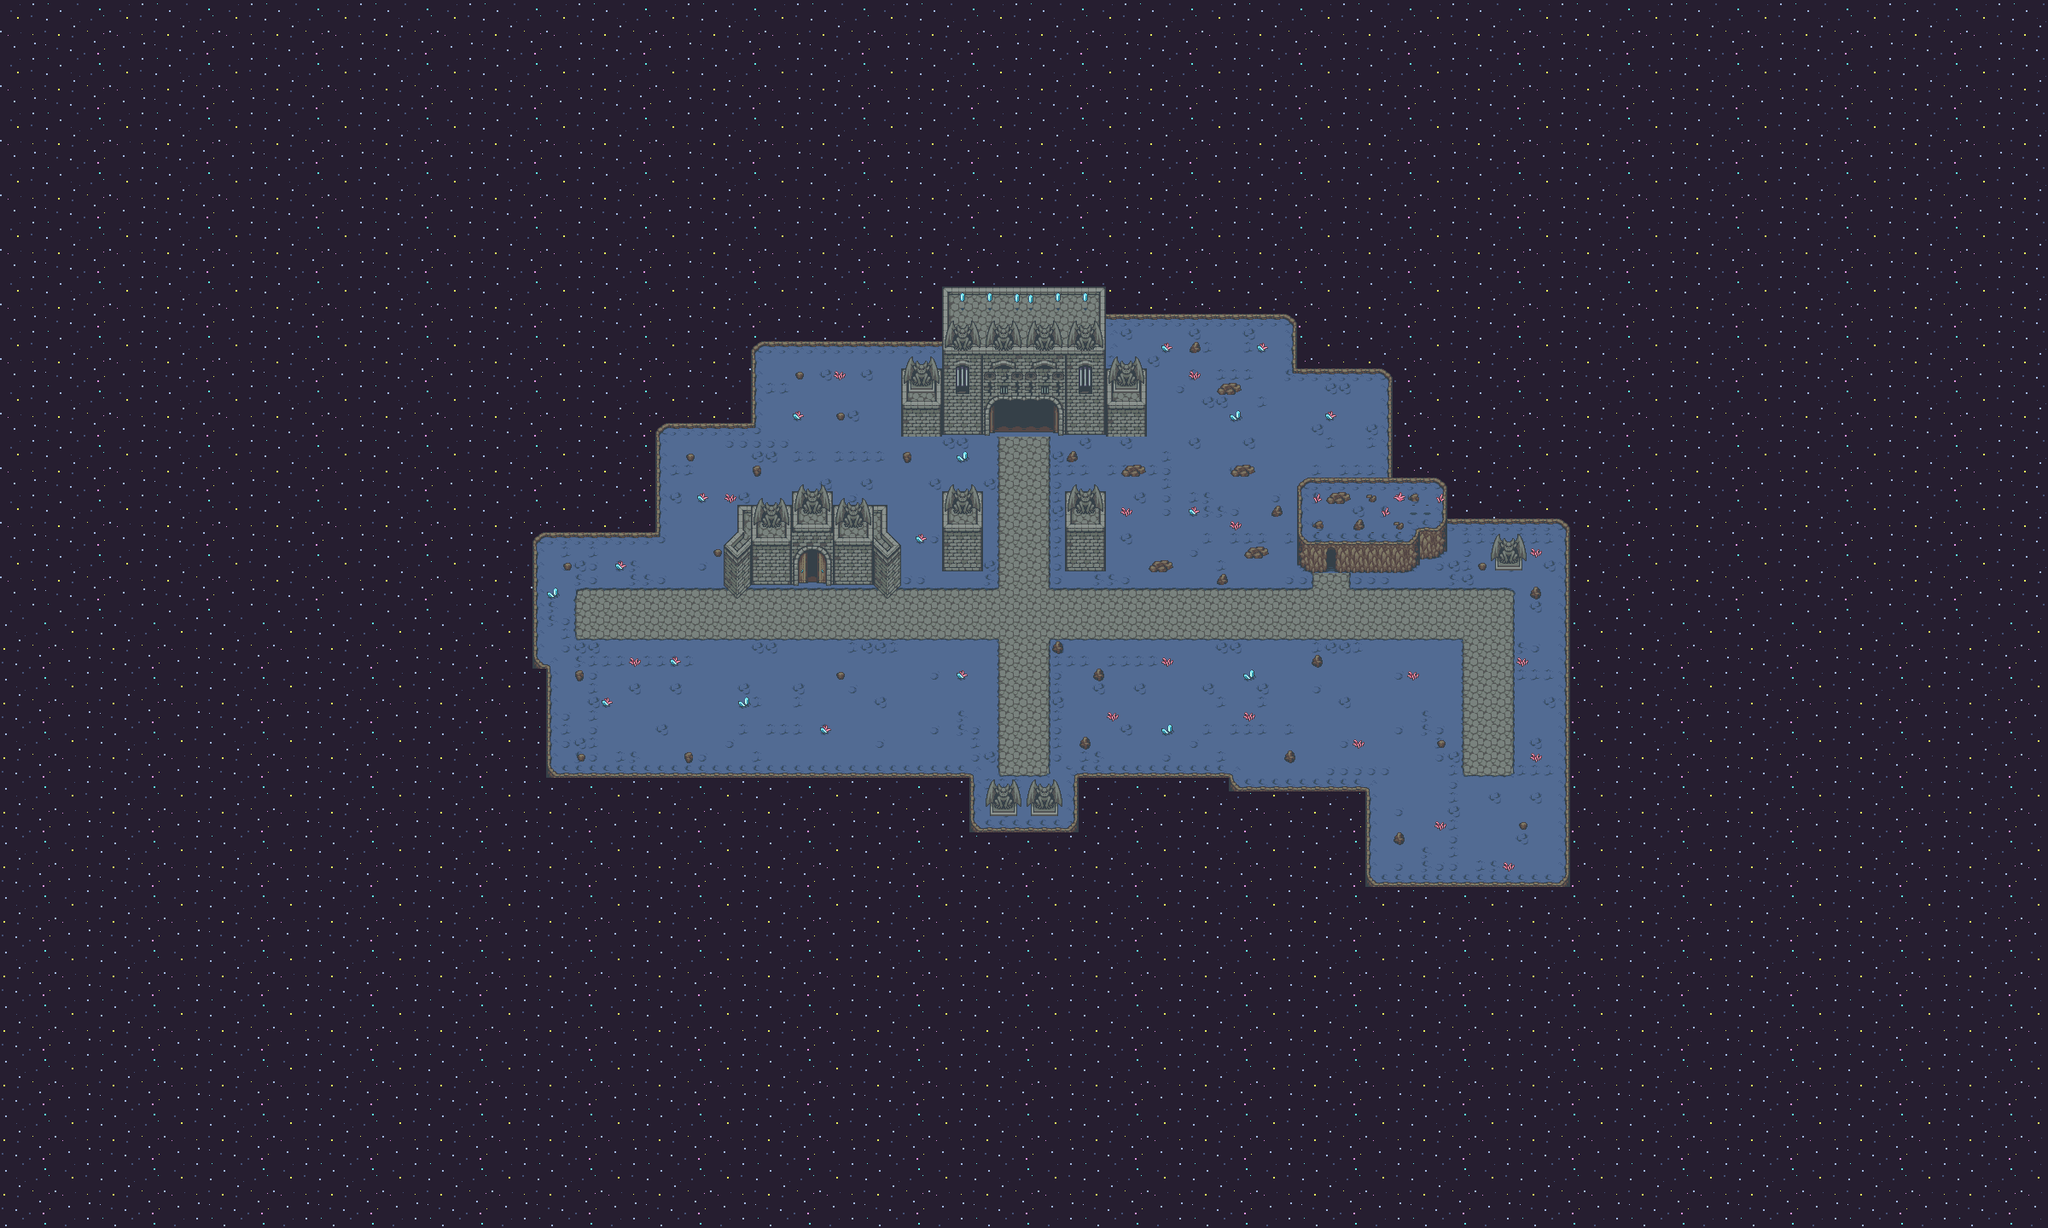

Tiled map render using the project's own tile images. Description and the map definition, with tile-layer contents summarised, below:
An orthogonal 150x90 tile map with 16x16 px tiles, 6 tile layers (Star Background, Ground, Walkthrough objects, Buildings, ...), 1 hidden layer not drawn, 2 tilesets.

<map version="1.9" tiledversion="1.9.2" orientation="orthogonal" renderorder="right-down" width="150" height="90" tilewidth="16" tileheight="16" infinite="0" nextlayerid="8" nextobjectid="1">
 <tileset firstgid="1" source="tf_darkdimension_sheet.tsx" />
 <tileset firstgid="610" source="InteriorDecoration.tsx" />
 <layer id="4" name="Star Background" width="150" height="90">
  <data>[13500 cells, 13500 non-empty, 32 distinct tile ids]</data>
 </layer>
 <layer id="1" name="Ground" width="150" height="90">
  <data>[13500 cells, 2275 non-empty, 31 distinct tile ids]</data>
 </layer>
 <layer id="5" name="Walkthrough objects" width="150" height="90">
  <data>[13500 cells, 36 non-empty, 3 distinct tile ids]</data>
 </layer>
 <layer id="3" name="Buildings" width="150" height="90">
  <data>[13500 cells, 400 non-empty, 90 distinct tile ids]</data>
 </layer>
 <layer id="6" name="Doors" width="150" height="90">
  <data>[13500 cells, 16 non-empty, 10 distinct tile ids]</data>
 </layer>
 <layer id="2" name="Decorations" width="150" height="90">
  <data>[13500 cells, 133 non-empty, 35 distinct tile ids]</data>
 </layer>
 <layer id="7" name="Border" width="150" height="90" visible="0">
  <data>[13500 cells, 228 non-empty, 1 distinct tile ids]</data>
 </layer>
</map>
